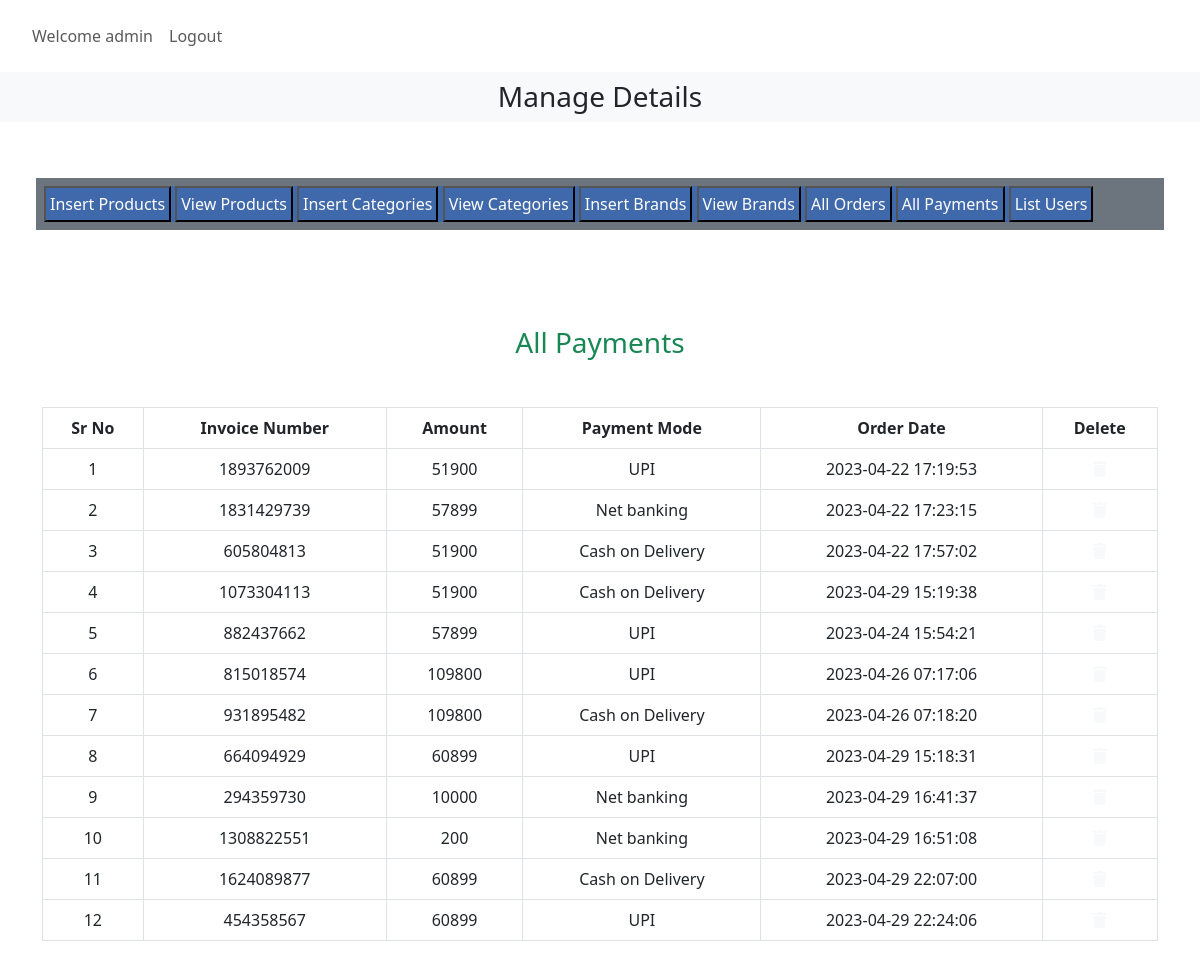
/admin_area/index.php?list_payments (signed in), run on the app's committed database.
### tables this page shows
CREATE TABLE `user_payments` (
  `payment_id` int(11) NOT NULL,
  `order_id` int(11) NOT NULL,
  `invoice_number` int(11) NOT NULL,
  `amount` int(11) NOT NULL,
  `payment_mode` varchar(255) NOT NULL,
  `date` timestamp NOT NULL DEFAULT current_timestamp() ON UPDATE current_timestamp()
);

### admin_area/list_payments.php (the view, shortened to what this page needs)
<h3 class="text-center text-success">All Payments</h3>
<table class="table table-bordered mt-5">
    <thead class="bg-info text-center">
        <?php
        $select_payments = "Select * from user_payments";
        $result_payments = mysqli_query($con, $select_payments);
        $row_count = mysqli_num_rows($result_payments);
        echo "<tr>
        <th>Sr No</th>
        <th>Invoice Number</th>
        <th>Amount</th>
        <th>Payment Mode</th>
        <th>Order Date</th>
        <th>Delete</th>
    </tr>
</thead>
<tbody class='bg-secondary text-light text-center'>";
        if ($row_count == 0) {
            echo "<h2 class='text-danger text-center mt-5'>No Payments Yet</h2>";
        } else {
            $number = 0;
            while ($row = mysqli_fetch_assoc($result_payments)) {
                $payment_id = ($row['payment_id']);
                $invoice_number = $row['invoice_number'];
                $payment_mode = $row['payment_mode'];
                $date = $row['date'];
                $amount = $row['amount'];
                $number++;
        ?>
                <tr class='text-center'>
                    <td><?php echo $number; ?></td>
                    <td><?php echo $invoice_number; ?></td>
                    <td><?php echo $amount; ?></td>
                    <td><?php echo $payment_mode; ?></td>
                    <td><?php echo $date; ?></td>
                    <td><a href='index.php?delete_payments=<?php echo $payment_id; ?>' class='text-light' data-toggle="modal" data-target="#exampleModal" type="button"><i class='fa-solid fa-trash'></i></a></td>
                </tr>
        <?php
            }
        }
        ?>
        </tbody>
</table>

### style.css (style rules this page uses)
* { margin: 0; padding: 0; box-sizing: border-box; }

### data on the page
user_payments: invoice_number "1893762009", amount "51900", payment_mode "UPI", date "2023-04-22 17:19:53"
user_payments: invoice_number "1831429739", amount "57899", payment_mode "Net banking", date "2023-04-22 17:23:15"
user_payments: invoice_number "605804813", amount "51900", payment_mode "Cash on Delivery", date "2023-04-22 17:57:02"
user_payments: invoice_number "1073304113", amount "51900", payment_mode "Cash on Delivery", date "2023-04-29 15:19:38"
user_payments: invoice_number "882437662", amount "57899", payment_mode "UPI", date "2023-04-24 15:54:21"
user_payments: invoice_number "815018574", amount "109800", payment_mode "UPI", date "2023-04-26 07:17:06"
user_payments: invoice_number "931895482", amount "109800", payment_mode "Cash on Delivery", date "2023-04-26 07:18:20"
user_payments: invoice_number "664094929", amount "60899", payment_mode "UPI", date "2023-04-29 15:18:31"
user_payments: invoice_number "294359730", amount "10000", payment_mode "Net banking", date "2023-04-29 16:41:37"
user_payments: invoice_number "1308822551", amount "200", payment_mode "Net banking", date "2023-04-29 16:51:08"
user_payments: invoice_number "1624089877", amount "60899", payment_mode "Cash on Delivery", date "2023-04-29 22:07:00"
user_payments: invoice_number "454358567", amount "60899", payment_mode "UPI", date "2023-04-29 22:24:06"

### other printed values
$_SESSION['admin_name'] "admin"
